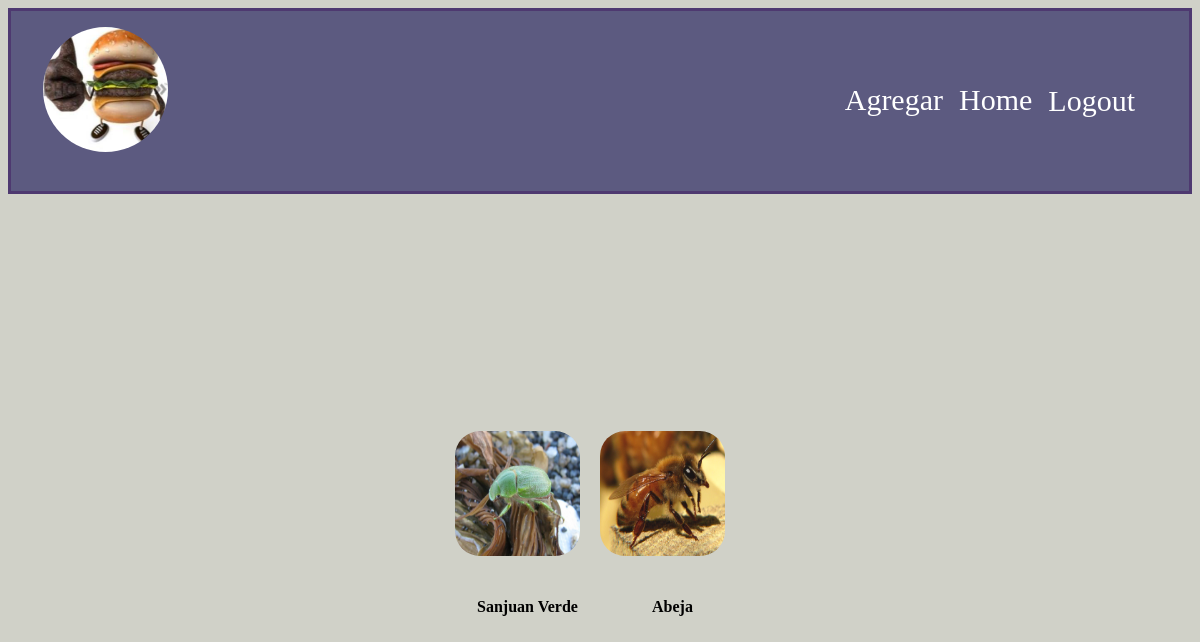
Page /album/ (signed in) on the earlier database version.
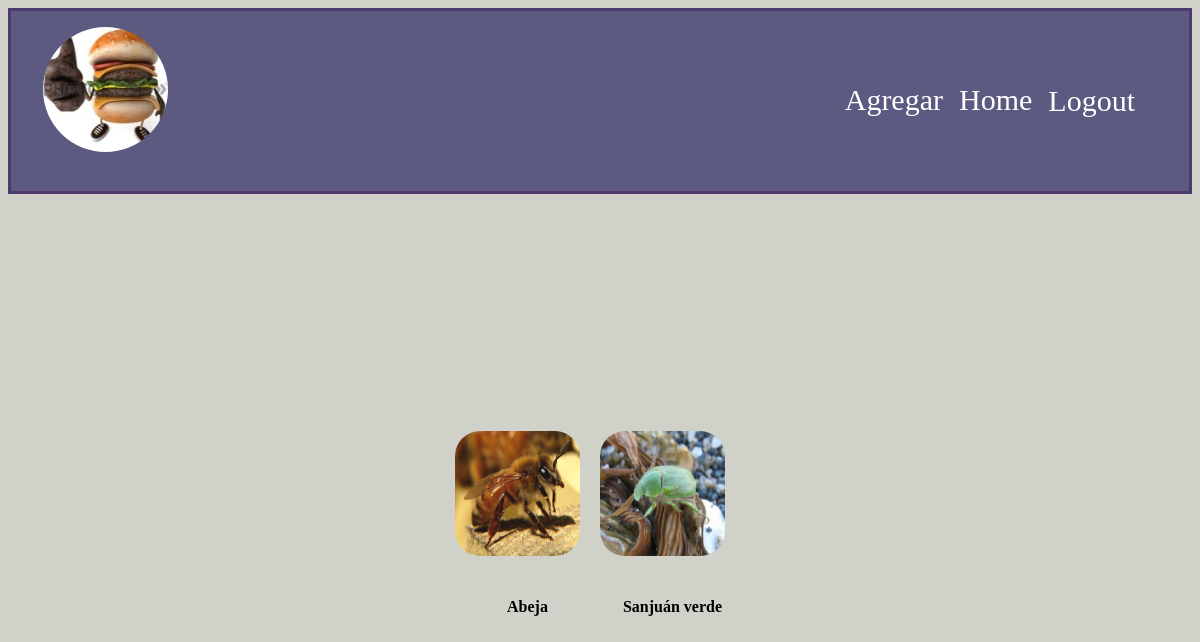
Same page on the later database version.
### users/models.py (models this page shows, shortened)
class Profile(models.Model):
    user = models.OneToOneField(User, on_delete=models.CASCADE)
    image = models.ImageField(default='default.jpg', upload_to='profile_pics') # Recibe la url de una imagen y se guarda en el directorio "profile_pics"

### album/models.py (models this page shows, shortened)
class Invertebrate(models.Model):
    name = models.CharField(max_length=50)
    scientific_name = models.CharField(max_length=50)
    taxon_class = models.CharField(max_length=50)
    taxon_order = models.CharField(max_length=50)
    facts = models.TextField()
    image = models.ImageField(default='default.jpg', upload_to='invertebrate_pics')
    album = models.ForeignKey(Album, on_delete=models.CASCADE)

### album/views.py (the view)
# urls.py: path('', views.start, name='album-start'),
@login_required
def album(request):
    invertebrates_array = []
    user = request.user
    for invertebrate in Invertebrate.objects.all():
        if invertebrate.album.user.username == user.username:
            invertebrates_array.append(invertebrate)
    context = {
        'invertebrates' : invertebrates_array,
        'user' : user,
    }
    return render(request, 'album/album.html', context)

### album/templates/album/album.html (shortened to what this page needs)
{% extends "album/base.html" %}
{% block header %}
    <div class="nav-content">
        <a href="{% url 'add-invertebrate' %}">Agregar</a>
        <a href="{% url 'album-home' %}">Home</a>
        <form action="{% url 'logout' %}" method="post">
            <button class="logout-button" type="submit">Logout</button>
        </form>
    </div>
{% endblock header %}
{% block content %}
    {% for invertebrate in invertebrates %}
        <div class="card">
            <a href="{% url 'invertebrate-info' invertebrate.id %}">
                <img src="{{ invertebrate.image.url }}">
            </a>
            <h4><b>{{invertebrate.name}}</b></h4>
        </div>
    {% endfor %}
{% endblock content %}

### album/templates/album/base.html (shortened to what this page needs)
{% load static %}
<!DOCTYPE html>
<html lang="en">
<head>
    <link rel="stylesheet" type="text/css" href="{% static '/css/style.css' %}">
</head>
<body>
    <header>
        <nav>
            {% if user.is_authenticated %}
                <a href="{% url 'album-profile' %}">
                    <img class="rounded-circle account-img" src="{{ user.profile.image.url }}">
                </a>
            {% endif %}
                {% block header %}{% endblock %}
        </nav>
    </header>
    <main>
        {% block content %}{% endblock %}
    </main>
</body>
</html>

### album/static/css/style.css (style rules this page uses)
body { background-color: rgb(208, 209, 200); }
header { background-color: rgb(92, 90, 128); padding: 1rem; border: solid; border-color: rgb(78, 57, 112); border-width: 0.3; }
header img { border-radius: 50%; height: 125px; width: 125px; margin-right: 20px; margin-bottom: 16px; }
nav { display: flex; justify-content: space-between; align-items: center; margin-right: 2rem; }
.nav-content { display: flex; }
nav a { color: white; text-decoration: none; font-size: 30px; margin-left: 1rem; }
.logout-button { border: none; color:white; background: none; font-family: inherit; font-size: 30px; padding-left: 1rem; }
main { display: flex; align-items: center; justify-content: center; min-height: 85vh; }
.card img { border-radius: 20%; height: 125px; width: 125px; margin-right: 20px; margin-bottom: 16px; }
.card h4 { text-align: center; color: rgb(0, 0, 0, 255); }

Differences in the rows shown:
removed Invertebrate: image (picture), name "Sanjuan Verde"
added Invertebrate: image (picture), name "Sanjuán verde"
